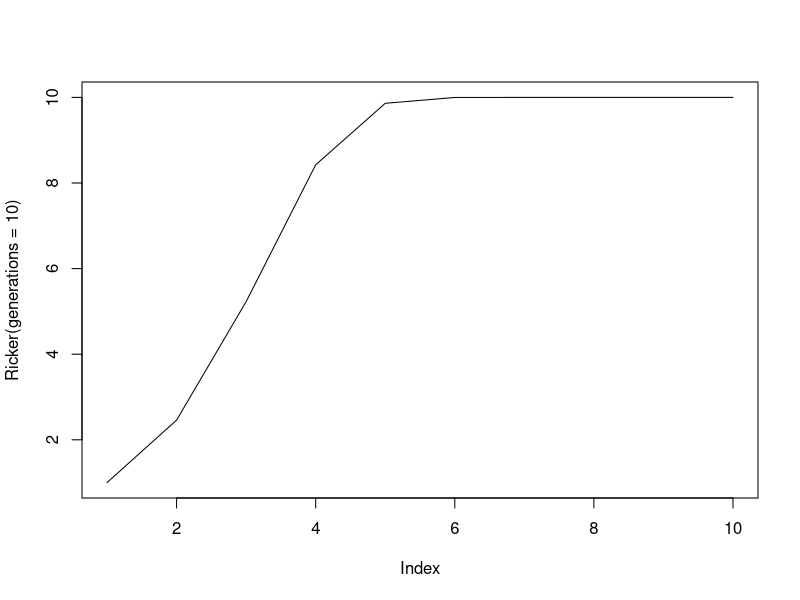
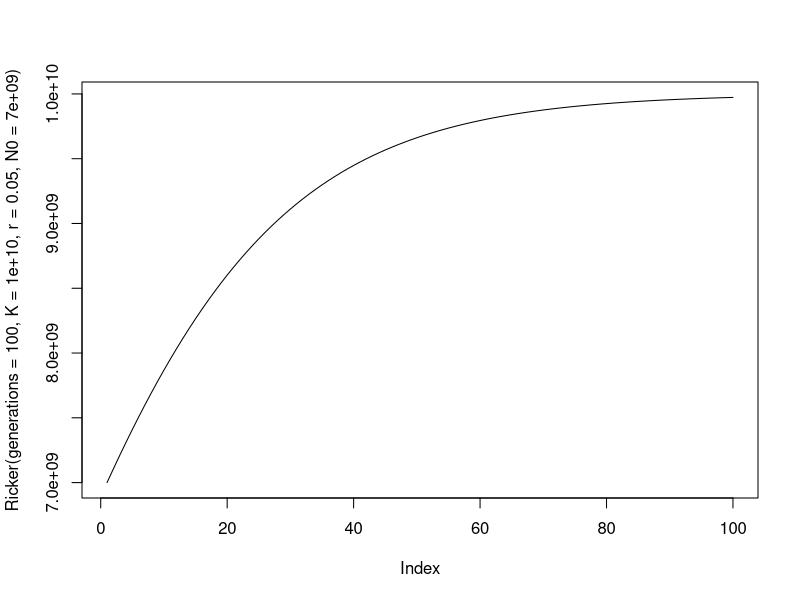

These figures' R source, in order:
Ricker <- function(N0=1, r=1, K=10, generations=50)
{
    # Runs a simulation of the Ricker model
    # Returns a vector of length generations

    N <- rep(NA, generations)   # Creates a vector of NA

    N[1] <- N0
    for (t in 2:generations)
    {
        N[t] <- N[t-1] * exp(r*(1.0-(N[t-1]/K)))
    }
    return (N)
}

plot(Ricker(generations=10), type="l")
#Humans
plot(Ricker(generations=100, K=1e10, r=0.05, N0=7e9), type="l")